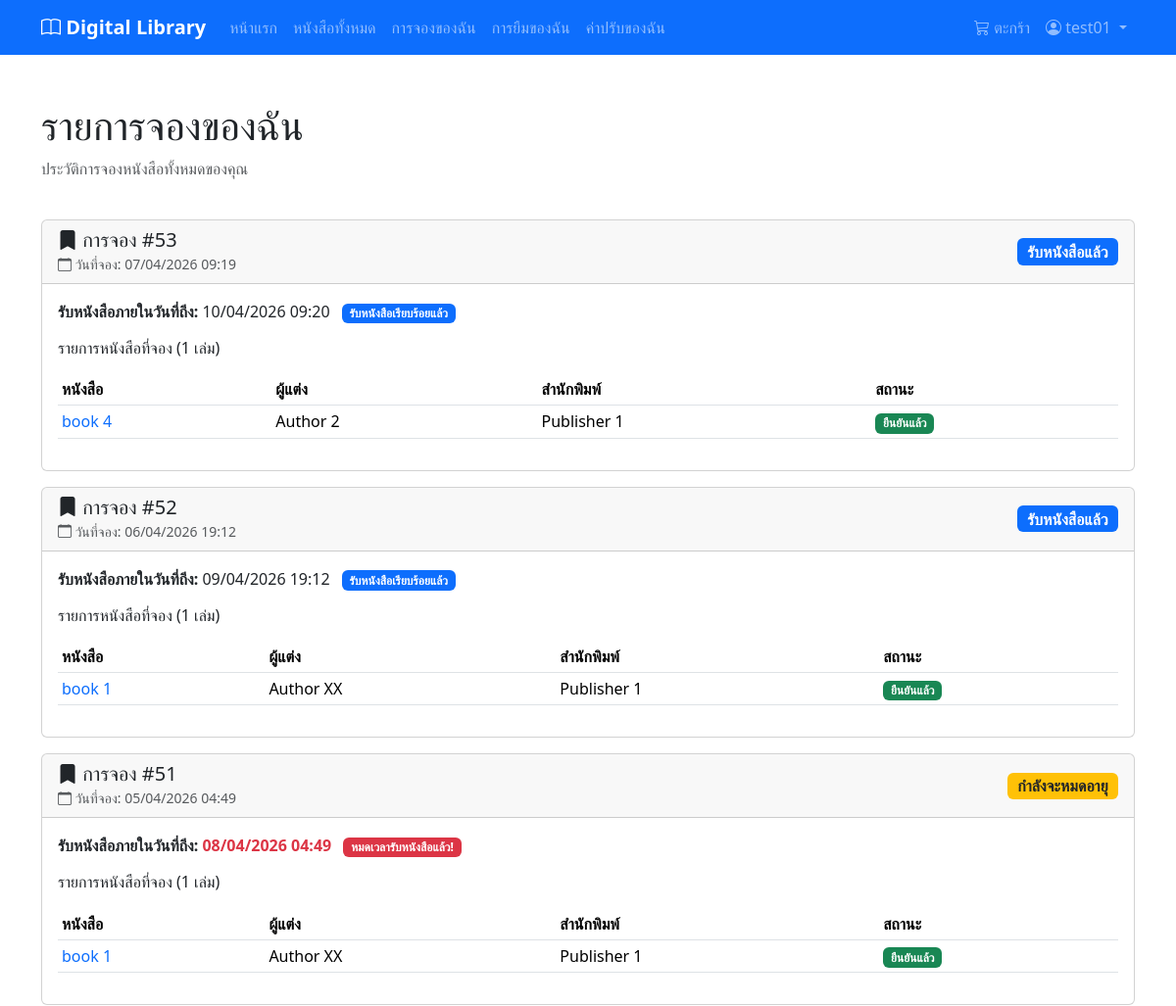
/reservations/my-reservations/ (signed in, upper part), run on an earlier commit of the app's database.
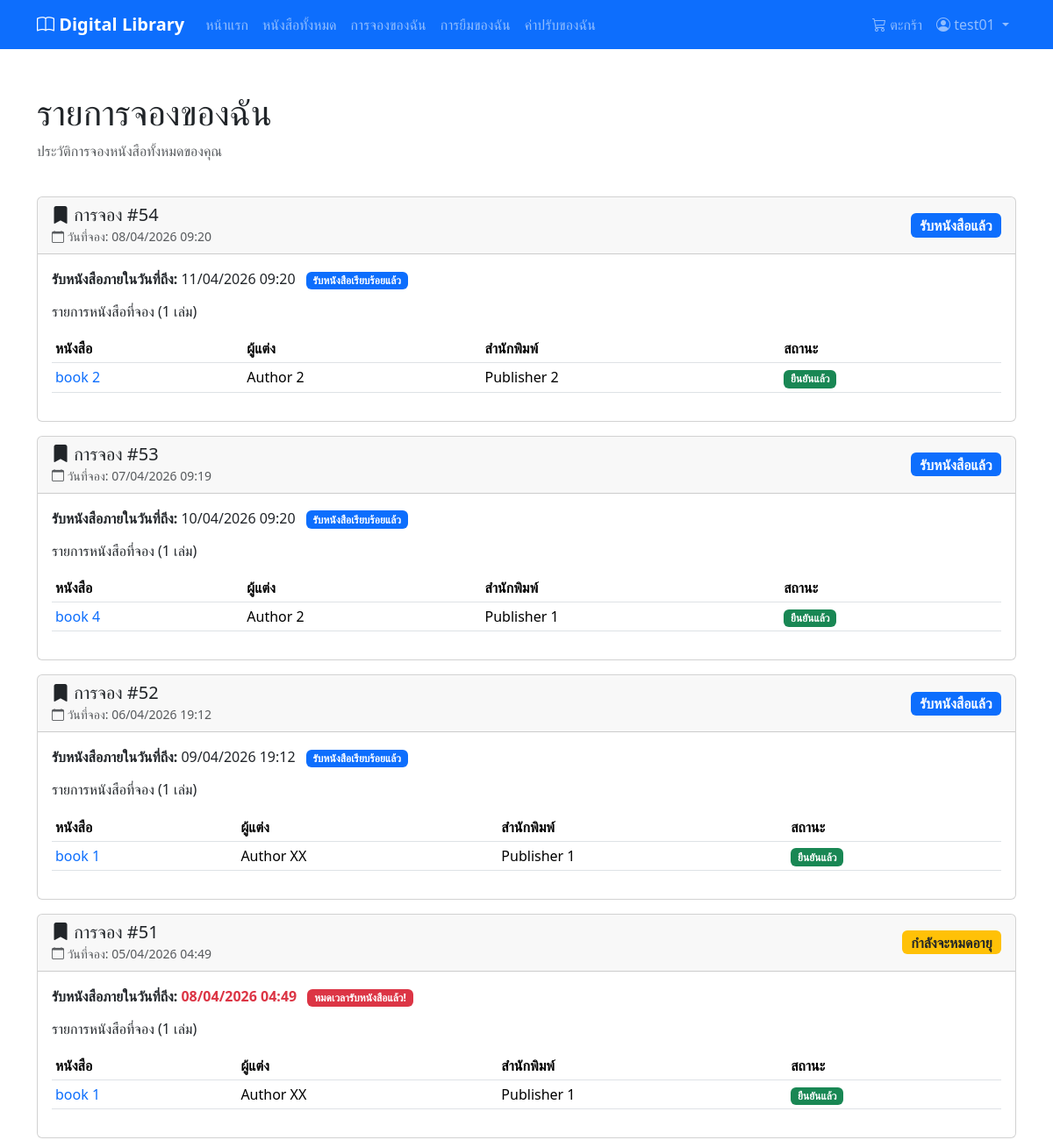
And on a later commit of the database.
### reservations/models.py (models this page shows, shortened)
class ReservationBatch(models.Model):
    STATUS_CHOICES = [
        ('pending', 'Pending'),
        ('confirmed', 'Confirmed'),
        ('completed', 'Completed'),
        ('expired', 'Expired'),
        ('cancelled', 'Cancelled'),
    ]
    id = models.AutoField(primary_key=True)
    user = models.ForeignKey(settings.AUTH_USER_MODEL, on_delete=models.CASCADE, related_name='reservation_batches')
    status = models.CharField(max_length=20, choices=STATUS_CHOICES, default='pending')
    expires_at = models.DateTimeField(null=True, blank=True, help_text='Expiry time for confirmed reservation - user must pick up books before this time')
    created_at = models.DateTimeField(auto_now_add=True)
    class Meta:
        db_table = 'reservation_batches'
        verbose_name = 'Reservation Batch'
        verbose_name_plural = 'Reservation Batches'
        ordering = ['-created_at']
    def is_expired(self):
        if not self.expires_at:
            return False
        return timezone.now() > self.expires_at
    def can_be_cancelled_by_user(self):
        return self.status == 'pending'

class Reservation(models.Model):
    STATUS_CHOICES = [
        ('pending', 'Pending'),
        ('confirmed', 'Confirmed'),
        ('cancelled', 'Cancelled'),
    ]
    id = models.AutoField(primary_key=True)
    book = models.ForeignKey(Book, on_delete=models.CASCADE, related_name='reservations')
    reservation_batch = models.ForeignKey(ReservationBatch, on_delete=models.CASCADE, related_name='reservations')
    status = models.CharField(max_length=20, choices=STATUS_CHOICES, default='pending')
    created_at = models.DateTimeField(auto_now_add=True)
    class Meta:
        db_table = 'reservations'
        verbose_name = 'Reservation'
        verbose_name_plural = 'Reservations'
        ordering = ['-created_at']

### books/models.py (models this page shows, shortened)
class Book(models.Model):
    id = models.AutoField(primary_key=True)
    title = models.CharField(max_length=255)
    isbn = models.CharField(
        max_length=13,
        unique=True,
        null=False,
        blank=False,
    )
    description = models.TextField(null=True, blank=True)
    image_url = models.ImageField(
        upload_to="books/covers/",
        max_length=255,
        null=True,
        blank=True,
    )
    total_quantity = models.IntegerField(default=0)
    available_quantity = models.IntegerField(default=0)
    publish_year = models.IntegerField(null=True, blank=True)
    publisher = models.ForeignKey(
        "Publisher",
        on_delete=models.SET_NULL,
        null=True,
        blank=True,
    )
    authors = models.ManyToManyField(
        "Author",
        through="BookAuthor",
        related_name="books",
    )
    categories = models.ManyToManyField(
        "Category",
        through="BookCategory",
        related_name="books",
    )
    created_at = models.DateTimeField(auto_now_add=True)
    class Meta:
        db_table = "books"
        verbose_name = "Book"
        verbose_name_plural = "Books"
        constraints = [
            models.CheckConstraint(
                check=Q(total_quantity__gte=0),
                name="check_books_total_quantity_gte_0",
            ),
            models.CheckConstraint(
                check=Q(available_quantity__gte=0),
                name="check_books_available_quantity_gte_0",
            ),
            models.CheckConstraint(
                check=Q(publish_year__isnull=True) | Q(publish_year__gte=0),
                name="check_books_publish_year_gte_0_or_null",
            ),
        ]

class Author(models.Model):
    id = models.AutoField(primary_key=True)
    name = models.CharField(max_length=255)
    created_at = models.DateTimeField(auto_now_add=True)
    class Meta:
        db_table = "authors"
        verbose_name = "Author"
        verbose_name_plural = "Authors"

class Publisher(models.Model):
    id = models.AutoField(primary_key=True)
    name = models.CharField(max_length=255, unique=True)
    created_at = models.DateTimeField(auto_now_add=True)
    class Meta:
        db_table = "publishers"
        verbose_name = "Publisher"
        verbose_name_plural = "Publishers"

### reservations/views.py (the view)
# urls.py: path('my-reservations/', views.my_reservations_view, name='my_reservations'),
@login_required
def my_reservations_view(request):
    reservation_batches = ReservationBatch.objects.filter(
        user=request.user
    ).prefetch_related(
        'reservations__book__authors',
        'reservations__book__publisher'
    ).order_by('-created_at')
    context = {
        'reservation_batches': reservation_batches,
    }
    return render(request, 'reservations/my_reservations.html', context)

### books/cart.py (called while the page is built)
    def count(self):
        return len(self.cart)

### books/context_processors.py (called while the page is built)
def cart_context(request):
    cart = Cart(request)
    return {
        'cart_count': cart.count()
    }

### templates/reservations/my_reservations.html (shortened to what the changed rows need)
{% extends 'base.html' %}
{% block content %}
    <div class="container mt-4">
        <div class="row mb-4">
            <div class="col">
                <h1>รายการจองของฉัน</h1>
            </div>
        </div>
        {% if reservation_batches %}
            <div class="row">
                <div class="col">
                    {% for batch in reservation_batches %}
                        <div class="card mb-3">
                            <div class="card-header d-flex justify-content-between align-items-center">
                                <div>
                                    <h5 class="mb-0">
                                        <i class="bi bi-bookmark-fill"></i>
                                        การจอง #{{ batch.id }}
                                    </h5>
                                    <small class="text-muted">
                                        <i class="bi bi-calendar"></i> วันที่จอง: {{ batch.created_at|date:"d/m/Y H:i" }}
                                    </small>
                                </div>
                                <div>
                                    {% if batch.status == 'pending' %}
                                        <span class="badge bg-info fs-6">รอดำเนินการ</span>
                                    {% elif batch.status == 'confirmed' %}
                                        {% if batch.is_expired %}
                                            <span class="badge bg-warning text-dark fs-6">กำลังจะหมดอายุ</span>
                                        {% else %}
                                            <span class="badge bg-success fs-6">ยืนยันแล้ว</span>
                                        {% endif %}
                                    {% elif batch.status == 'completed' %}
                                        <span class="badge bg-primary fs-6">รับหนังสือแล้ว</span>
                                    {% elif batch.status == 'expired' %}
                                        <span class="badge bg-danger fs-6">หมดอายุ (ไม่มารับ)</span>
                                    {% elif batch.status == 'cancelled' %}
                                        <span class="badge bg-secondary fs-6">ยกเลิกแล้ว</span>
                                    {% endif %}
                                </div>
                            </div>
                            <div class="card-body">
                                {% if batch.expires_at %}
                                    <div class="mb-3">
                                        <strong>รับหนังสือภายในวันที่ถีง:</strong>
                                        <span class="{% if batch.status == 'confirmed' and batch.is_expired %}text-danger fw-bold{% endif %}">
                                            {{ batch.expires_at|date:"d/m/Y H:i" }}
                                        </span>
                                        {% if batch.status == 'confirmed' and batch.is_expired %}
                                            <span class="badge bg-danger ms-2">หมดเวลารับหนังสือแล้ว!</span>
                                        {% elif batch.status == 'completed' %}
                                            <span class="badge bg-primary ms-2">รับหนังสือเรียบร้อยแล้ว</span>
                                        {% elif batch.status == 'expired' %}
                                            <span class="badge bg-secondary ms-2">หมดอายุ (ถูกยกเลิก)</span>
                                        {% endif %}
                                    </div>
                                {% endif %}
                                <h6 class="mb-3">รายการหนังสือที่จอง ({{ batch.reservations.count }} เล่ม)</h6>
                                <div class="table-responsive">
                                    <table class="table table-sm">
                                        <thead>
                                            <tr>
                                                <th>หนังสือ</th>
                                                <th>ผู้แต่ง</th>
                                                <th>สำนักพิมพ์</th>
                                                <th>สถานะ</th>
                                            </tr>
                                        </thead>
                                        <tbody>
                                            {% for reservation in batch.reservations.all %}
                                                <tr>
                                                    <td>
                                                        <a href="{% url 'books:book_detail' reservation.book.id %}"
                                                           class="text-decoration-none">
                                                            {{ reservation.book.title }}
                                                        </a>
                                                    </td>
                                                    <td>
                                                        {% if reservation.book.authors.all %}
                                                            {% for author in reservation.book.authors.all %}
                                                                {{ author.name }}
                                                            {% endfor %}
                                                        {% else %}
                                                            -
                                                        {% endif %}
                                                    </td>
                                                    <td>{{ reservation.book.publisher.name|default:"-" }}</td>
                                                    <td>
                                                        {% if reservation.status == 'pending' %}
                                                            <span class="badge bg-info">รอดำเนินการ</span>
                                                        {% elif reservation.status == 'confirmed' %}
                                                            <span class="badge bg-success">ยืนยันแล้ว</span>
                                                        {% elif reservation.status == 'cancelled' %}
                                                            <span class="badge bg-secondary">ยกเลิกแล้ว</span>
                                                        {% endif %}
                                                    </td>
                                                </tr>
                                            {% endfor %}
                                        </tbody>
                                    </table>
                                </div>
                            </div>
                        </div>
                    {% endfor %}
                </div>
            </div>
        {% else %}
            <div class="alert alert-info">
                <i class="bi bi-info-circle"></i> คุณยังไม่มีประวัติการจองหนังสือ
                <a href="{% url 'books:book_list' %}" class="alert-link">ค้นหาหนังสือเพื่อจอง</a>
            </div>
        {% endif %}
    </div>
{% endblock content %}

What changed in the data, as far as the page shows it:
added ReservationBatch: id "54", created_at "08/04/2026 09:20", status "รับหนังสือแล้ว", expires_at "11/04/2026 09:20", reservations.count "1", Author (name "Author 2")
added Reservation: book "book 2", book.publisher.name "Publisher 2", status "ยืนยันแล้ว", Author (name "Author 2"), shown under "54"
